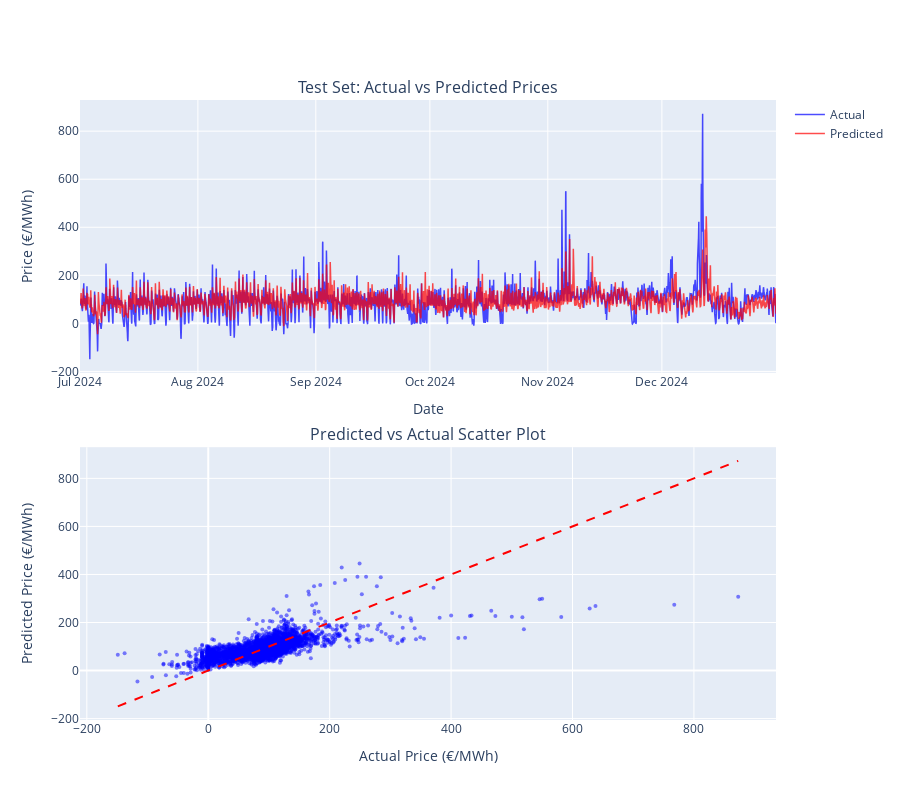

The notebook cell saved with this chart:
### Code cell
# Plot predictions vs actual
y_test_pred = model.predict(X_test_scaled)

# Create subplots
fig = make_subplots(
    rows=2, cols=1,
    subplot_titles=('Test Set: Actual vs Predicted Prices', 'Predicted vs Actual Scatter Plot'),
    vertical_spacing=0.12
)

# Time series plot
fig.add_trace(
    go.Scatter(x=y_test.index, y=y_test.values, name='Actual', 
               line=dict(color='blue', width=1.5), opacity=0.7),
    row=1, col=1
)
fig.add_trace(
    go.Scatter(x=y_test.index, y=y_test_pred, name='Predicted', 
               line=dict(color='red', width=1.5), opacity=0.7),
    row=1, col=1
)

# Scatter plot
fig.add_trace(
    go.Scatter(x=y_test.values, y=y_test_pred, mode='markers',
               marker=dict(color='blue', size=4, opacity=0.5),
               name='Predictions', showlegend=False),
    row=2, col=1
)

# Add perfect prediction line
min_val, max_val = y_test.min(), y_test.max()
fig.add_trace(
    go.Scatter(x=[min_val, max_val], y=[min_val, max_val],
               mode='lines', line=dict(color='red', dash='dash', width=2),
               name='Perfect Prediction', showlegend=False),
    row=2, col=1
)

# Update axes
fig.update_xaxes(title_text="Date", row=1, col=1)
fig.update_yaxes(title_text="Price (€/MWh)", row=1, col=1)
fig.update_xaxes(title_text="Actual Price (€/MWh)", row=2, col=1)
fig.update_yaxes(title_text="Predicted Price (€/MWh)", row=2, col=1)

fig.update_layout(height=800, showlegend=True)
fig.show()

### Figure 1 — Plotly figure (JSON) as saved in the notebook; plotly's stock layout.template omitted (floating-point values rounded to 4 significant figures; data arrays with more than 128 entries replaced by an {"elided": "..."} marker saying what was removed)
{"data": [{"line": {"color": "blue", "width": 1.5}, "name": "Actual", "opacity": 0.7, "type": "scatter", "x": {"elided": "4394 str values"}, "xaxis": "x", "y": {"elided": "4394 float values"}, "yaxis": "y"}, {"line": {"color": "red", "width": 1.5}, "name": "Predicted", "opacity": 0.7, "type": "scatter", "x": {"elided": "4394 str values"}, "xaxis": "x", "y": {"elided": "4394 float values"}, "yaxis": "y"}, {"marker": {"color": "blue", "opacity": 0.5, "size": 4}, "mode": "markers", "name": "Predictions", "showlegend": false, "type": "scatter", "x": {"elided": "4394 float values"}, "xaxis": "x2", "y": {"elided": "4394 float values"}, "yaxis": "y2"}, {"line": {"color": "red", "dash": "dash", "width": 2}, "mode": "lines", "name": "Perfect Prediction", "showlegend": false, "type": "scatter", "x": [-149, 873.0], "xaxis": "x2", "y": [-149, 873.0], "yaxis": "y2"}], "layout": {"annotations": [{"font": {"size": 16}, "showarrow": false, "text": "Test Set: Actual vs Predicted Prices", "x": 0.5, "xanchor": "center", "xref": "paper", "y": 1, "yanchor": "bottom", "yref": "paper"}, {"font": {"size": 16}, "showarrow": false, "text": "Predicted vs Actual Scatter Plot", "x": 0.5, "xanchor": "center", "xref": "paper", "y": 0.44, "yanchor": "bottom", "yref": "paper"}], "height": 800, "showlegend": true, "xaxis": {"anchor": "y", "domain": [0, 1], "title": {"text": "Date"}}, "xaxis2": {"anchor": "y2", "domain": [0, 1], "title": {"text": "Actual Price (€/MWh)"}}, "yaxis": {"anchor": "x", "domain": [0.56, 1], "title": {"text": "Price (€/MWh)"}}, "yaxis2": {"anchor": "x2", "domain": [0, 0.44], "title": {"text": "Predicted Price (€/MWh)"}}}}
